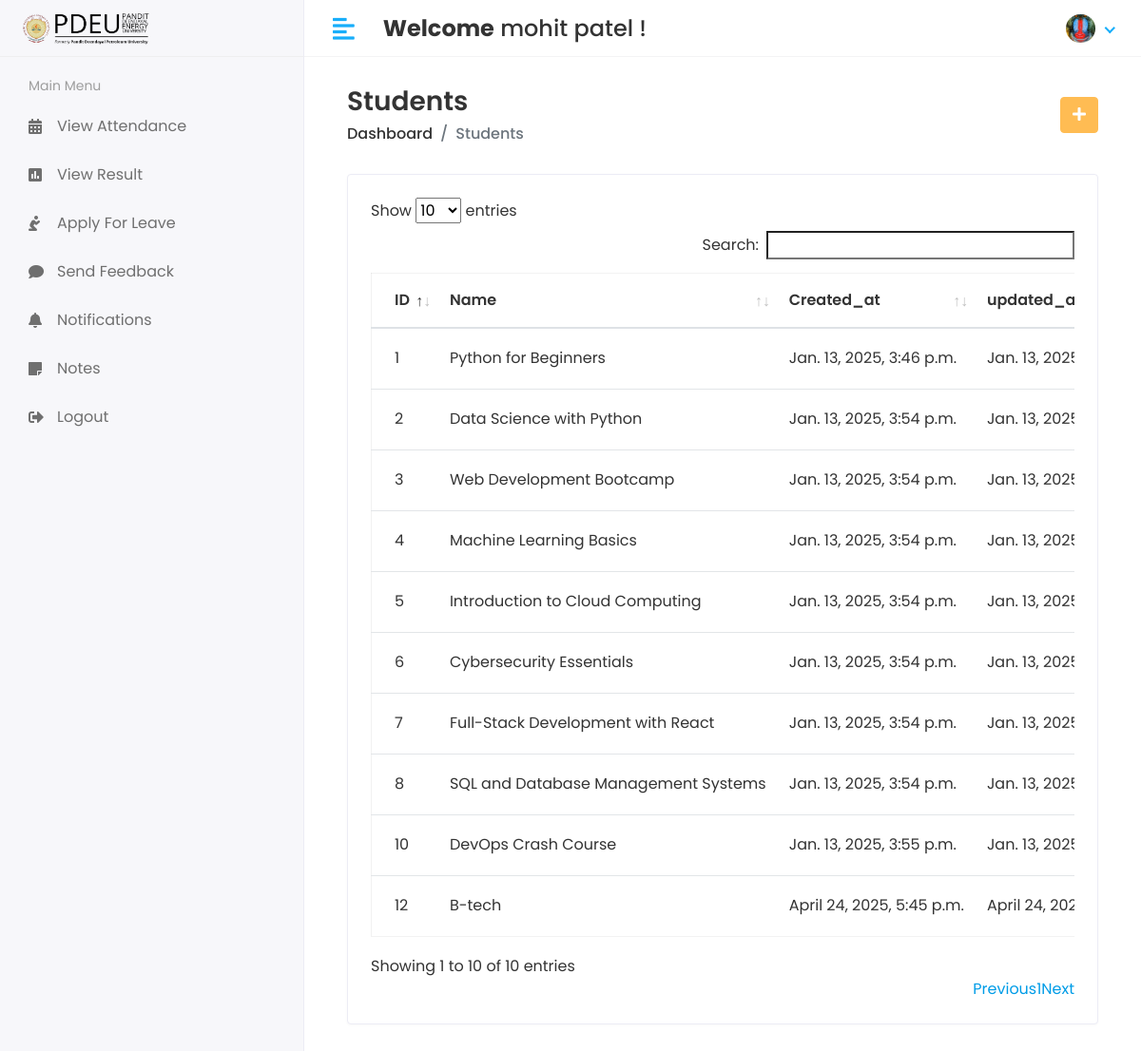
/Hod/Course/View (signed in), run on the app's committed database.
### app/models.py (models this page shows, shortened)
class CustomUser(AbstractUser):
    USER = (
        (1, 'HOD'),
        (2, 'STAFF'),
        (3, 'STUDENT'),
        (4, 'PARENT'),  # Added Parent user type
    )
    user_type = models.CharField(choices=USER, max_length=50, default=1)
    profile_pic = models.ImageField(upload_to='media/profile_pic')

class Course(models.Model):
    name = models.CharField(max_length=100)
    created_at = models.DateTimeField(auto_now_add=True)
    updated_at = models.DateTimeField(auto_now=True)

### student_management_system/Hod_Views.py (the view)
# urls.py: path('Hod/Course/View', Hod_Views.VIEW_COURSE, name='view_course'),
@login_required(login_url='/')
def VIEW_COURSE(request):
    course = Course.objects.all()
    context = {
        'course': course,
    }
    return render(request, 'Hod/view_course.html', context)

### templates/Hod/view_course.html (shortened to what this page needs)
{% extends 'base.html' %}
{% block content %}
{% load static %}
<div class="content container-fluid">
               <div class="page-header">
                  <div class="row align-items-center">
                     <div class="col">
                        <h3 class="page-title">Students</h3>
                        <ul class="breadcrumb">
                           <li class="breadcrumb-item"><a href="{% url 'hod_home' %}">Dashboard</a></li>
                           <li class="breadcrumb-item active">Students</li>
                        </ul>
                     </div>
                     <div class="col-auto text-right float-right ml-auto">
                        <a href="{% url 'add_course' %}" class="btn btn-primary"><i class="fas fa-plus"></i></a>
                     </div>
                  </div>
               </div>
               <div class="row">
                  <div class="col-sm-12">
                     <div class="card card-table">
                        <div class="card-body">
                           <div class="table-responsive">
                              <table id="table_id" class="table table-hover table-center mb-0">
                                 <thead>
                                    <tr>
                                       <th>ID</th>
                                       <th>Name</th>
                                       <th>Created_at</th>
                                       <th>updated_at</th>
                                    </tr>
                                 </thead>
                                 <tbody>
                                 {% for i in course %}
                                    <tr>
                                       <td>{{i.id}}</td>
                                       <td>{{i.name}}</td>
                                       <td>{{i.created_at}}</td>
                                       <td>{{i.updated_at}}</td>
                                    </tr>
                                 {% endfor %}
                                 </tbody>
                              </table>
                           </div>
                        </div>
                     </div>
                  </div>
               </div>
            </div>
{% endblock %}

### templates/includes/header.html (shortened to what this page needs)
{% load static %}
<div class="header">
    <div class="header-left">
        <a href="index.html" class="logo">
            <img src="{% static 'assets/img/pdpu image-Photoroom.png' %}" alt="PDEU Logo">
        </a>
    </div>
    <a href="javascript:void(0);" id="toggle_btn">
        <i class="fas fa-align-left"></i>
    </a>
    <div class="top-nav-search mt-3">
        <h4><strong>Welcome</strong>
            <span>
                {% if user.first_name and user.last_name %}
                    {{ user.first_name }} {{ user.last_name }}
                {% else %}
                    {{ user.username }}
                {% endif %}
            </span> !
        </h4>
    </div>
    <ul class="nav user-menu">
        <li class="nav-item dropdown has-arrow">
            <a href="#" class="dropdown-toggle nav-link" data-toggle="dropdown">
                {% if user.profile_pic == "" %}
                    <span class="user-img"><img class="rounded-circle" src="{% static 'assets/img/noimg.jpg' %}" width="31" alt="Ryan Taylor"></span>
                {% else %}
                    <span class="user-img"><img class="rounded-circle" src="/{{user.profile_pic}}" width="31" alt="Ryan Taylor"></span>
                {% endif %}
            </a>
        </li>
    </ul>
</div>

### static/assets/css/style.css (style rules this page uses)
html { height: 100%; }
body { background-color: #fff; color: #333; font-family: 'Poppins', sans-serif; font-size: 1rem; height: 100%; line-height: 1.5; overflow-x: hidden; }
h1, h2, h3, h4, h5, h6 { font-family: 'Poppins', sans-serif; margin-top: 0; }
a { color: #009ce7; }
input, button, a { transition: all 0.4s ease; -moz-transition: all 0.4s ease; -o-transition: all 0.4s ease; -ms-transition: all 0.4s ease; -webkit-transition: all 0.4s ease; }
ul, ol { padding: 0px; list-style: none; }
.table { color: #333; max-width: 100%; margin-bottom: 0; width: 100%; }
.table.dataTable { border-collapse: collapse !important; border: 1px solid rgba(0, 0, 0, 0.05); }
.table thead tr th { font-weight: 600; }
.table tbody tr { border-bottom: 1px solid rgba(0, 0, 0, 0.05); }
.table.table-center td, .table.table-center th { vertical-align: middle; }
.card-table .card-body .table > thead > tr > th { border-top: 0; }
.card-table .card-body .table tr td:first-child, .card-table .card-body .table tr th:first-child { padding-left: 1.5rem; }
.card-table .table td, .card-table .table th { border-top: 1px solid #e2e5e8; padding: 1rem 0.75rem; white-space: nowrap; }
.btn-primary { background-color: #FFBC53; border: 1px solid #FFBC53; }
.card { border: 1px solid #ececf5; box-shadow: 0 1px 3px 0 rgba(0, 0, 0, 0.03); margin-bottom: 1.875rem; }
.card-body { padding: 1.5rem; }
.header { background-color: #fff; border-bottom: 1px solid #f3f3f4; left: 0; position: fixed; right: 0; top: 0; z-index: 1001; height: 60px; }
.header .header-left { float: left; height: 60px; padding: 0 20px; position: relative; width: 320px; z-index: 1; transition: all 0.2s ease-in-out; background-color: #f7f7fa; border-bottom: 1px solid #efefef; border-right: 1px solid #ececf5; display: flex; align-items: center; }
.header .header-left .logo { display: inline-block; line-height: 60px; }
.header .header-left .logo img { max-height: 40px; width: auto; }
.header .dropdown-toggle:after { display: none; }
.header .has-arrow .dropdown-toggle:after { border-top: 0; border-left: 0; border-bottom: 2px solid #18aefa; border-right: 2px solid #18aefa; content: ''; height: 8px; display: inline-block; pointer-events: none; -webkit-transform-origin: 66% 66%; -ms-transform-origin: 66% 66%; transform-origin: 66% 66%; -webkit-transform: rotate(45deg); -ms-transform: rotate(45deg); transform: rotate(45deg); -webkit-transition: all 0.15s ease-in-out; transition: all 0.15s ease-in-out; width: 8px; vertical-align: 0px; }
.user-menu { float: right; margin: 0; position: relative; z-index: 99; padding-right: 15px; }
.user-menu.nav > li > a { color: #a0a0a0; font-size: 14px; line-height: 58px; padding: 0 15px; height: 60px; }
.user-img { margin-right: 3px; position: relative; }
.top-nav-search { float: left; margin-left: 15px; }
.page-header { margin-bottom: 1.875rem; }
.page-header .breadcrumb { background-color: transparent; color: #6c757d; font-size: 1rem; font-weight: 500; margin-bottom: 0; padding: 0; }
.page-header .breadcrumb a { color: #333; }
.page-title { font-size: 28px; font-weight: 600; color: #333; margin-bottom: 5px; }
@media (min-width: 992px) { #toggle_btn { align-items: center; color: #18aefa; display: inline-flex; float: left; font-size: 26px; height: 60px; justify-content: center; margin-left: 15px; padding: 0 15px; } }

### data on the page
CustomUser: first_name "mohit", last_name "patel", profile_pic (picture)
Course: id "1", name "Python for Beginners", created_at "Jan. 13, 2025, 3:46 p.m.", updated_at "Jan. 13,…"
Course: id "2", name "Data Science with Python", created_at "Jan. 13, 2025, 3:54 p.m.", updated_at "Jan. 13,…"
Course: id "3", name "Web Development Bootcamp", created_at "Jan. 13, 2025, 3:54 p.m.", updated_at "Jan. 13,…"
Course: id "4", name "Machine Learning Basics", created_at "Jan. 13, 2025, 3:54 p.m.", updated_at "Jan. 13,…"
Course: id "5", name "Introduction to Cloud Computing", created_at "Jan. 13, 2025, 3:54 p.m.", updated_at "Jan. 13,…"
Course: id "6", name "Cybersecurity Essentials", created_at "Jan. 13, 2025, 3:54 p.m.", updated_at "Jan. 13,…"
Course: id "7", name "Full-Stack Development with React", created_at "Jan. 13, 2025, 3:54 p.m.", updated_at "Jan. 13,…"
Course: id "8", name "SQL and Database Management Systems", created_at "Jan. 13, 2025, 3:54 p.m.", updated_at "Jan. 13,…"
Course: id "10", name "DevOps Crash Course", created_at "Jan. 13, 2025, 3:55 p.m.", updated_at "Jan. 13,…"
Course: id "12", name "B-tech", created_at "April 24, 2025, 5:45 p.m.", updated_at "April 24,…"
